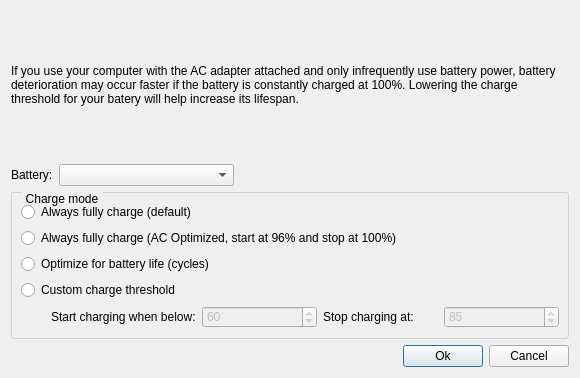
<?xml version="1.0" encoding="UTF-8"?>
<ui version="4.0">
 <class>ChargeThreshold</class>
 <widget class="QDialog" name="ChargeThreshold">
  <property name="geometry">
   <rect>
    <x>0</x>
    <y>0</y>
    <width>580</width>
    <height>378</height>
   </rect>
  </property>
  <property name="windowTitle">
   <string>Battery maintenance</string>
  </property>
  <layout class="QVBoxLayout" name="verticalLayout_2">
   <item>
    <widget class="QLabel" name="warn">
     <property name="text">
      <string>If you use your computer with the AC adapter attached and only infrequently use battery power, battery deterioration may occur faster if the battery is constantly charged at 100%. Lowering the charge threshold for your batery will help increase its lifespan.</string>
     </property>
     <property name="wordWrap">
      <bool>true</bool>
     </property>
    </widget>
   </item>
   <item>
    <layout class="QHBoxLayout" name="chooser">
     <item>
      <widget class="QLabel" name="battery_label">
       <property name="text">
        <string>Battery:</string>
       </property>
      </widget>
     </item>
     <item>
      <widget class="QComboBox" name="battery_chooser">
       <property name="minimumSize">
        <size>
         <width>175</width>
         <height>0</height>
        </size>
       </property>
      </widget>
     </item>
     <item>
      <spacer name="horizontalSpacer_2">
       <property name="orientation">
        <enum>Qt::Horizontal</enum>
       </property>
       <property name="sizeHint" stdset="0">
        <size>
         <width>40</width>
         <height>20</height>
        </size>
       </property>
      </spacer>
     </item>
    </layout>
   </item>
   <item>
    <widget class="QGroupBox" name="groupBox">
     <property name="styleSheet">
      <string notr="true">QGroupBox {
    border: 1px solid #d2d2d2;
    border-radius: 3px;
    margin-top: 0.5em;
}

QGroupBox::title {
    subcontrol-origin: margin;
    left: 10px;
    padding: 0 3px 0 3px;
}</string>
     </property>
     <property name="title">
      <string>Charge mode</string>
     </property>
     <property name="flat">
      <bool>false</bool>
     </property>
     <layout class="QVBoxLayout" name="verticalLayout">
      <item>
       <widget class="QRadioButton" name="always">
        <property name="text">
         <string>Always fully charge (default)</string>
        </property>
       </widget>
      </item>
      <item>
       <widget class="QRadioButton" name="always_ac">
        <property name="text">
         <string>Always fully charge (AC Optimized, start at 96% and stop at 100%)</string>
        </property>
       </widget>
      </item>
      <item>
       <widget class="QRadioButton" name="life">
        <property name="text">
         <string>Optimize for battery life (cycles)</string>
        </property>
       </widget>
      </item>
      <item>
       <widget class="QRadioButton" name="custom">
        <property name="text">
         <string>Custom charge threshold</string>
        </property>
       </widget>
      </item>
      <item>
       <layout class="QHBoxLayout" name="horizontalLayout">
        <item>
         <spacer name="horizontalSpacer">
          <property name="orientation">
           <enum>Qt::Horizontal</enum>
          </property>
          <property name="sizeType">
           <enum>QSizePolicy::Fixed</enum>
          </property>
          <property name="sizeHint" stdset="0">
           <size>
            <width>30</width>
            <height>20</height>
           </size>
          </property>
         </spacer>
        </item>
        <item>
         <widget class="QLabel" name="start_at">
          <property name="text">
           <string>Start charging when below:</string>
          </property>
         </widget>
        </item>
        <item>
         <widget class="QSpinBox" name="start">
          <property name="enabled">
           <bool>false</bool>
          </property>
          <property name="value">
           <number>60</number>
          </property>
         </widget>
        </item>
        <item>
         <widget class="QLabel" name="stop_at">
          <property name="text">
           <string>Stop charging at:</string>
          </property>
         </widget>
        </item>
        <item>
         <widget class="QSpinBox" name="stop">
          <property name="enabled">
           <bool>false</bool>
          </property>
          <property name="minimum">
           <number>1</number>
          </property>
          <property name="maximum">
           <number>100</number>
          </property>
          <property name="value">
           <number>85</number>
          </property>
         </widget>
        </item>
       </layout>
      </item>
     </layout>
    </widget>
   </item>
   <item>
    <layout class="QHBoxLayout" name="button_bar">
     <item>
      <spacer name="horizontalSpacer_3">
       <property name="orientation">
        <enum>Qt::Horizontal</enum>
       </property>
       <property name="sizeHint" stdset="0">
        <size>
         <width>278</width>
         <height>20</height>
        </size>
       </property>
      </spacer>
     </item>
     <item>
      <widget class="QPushButton" name="ok_button">
       <property name="text">
        <string>Ok</string>
       </property>
      </widget>
     </item>
     <item>
      <widget class="QPushButton" name="cancel_button">
       <property name="text">
        <string>Cancel</string>
       </property>
      </widget>
     </item>
    </layout>
   </item>
  </layout>
 </widget>
 <resources/>
 <connections/>
</ui>
